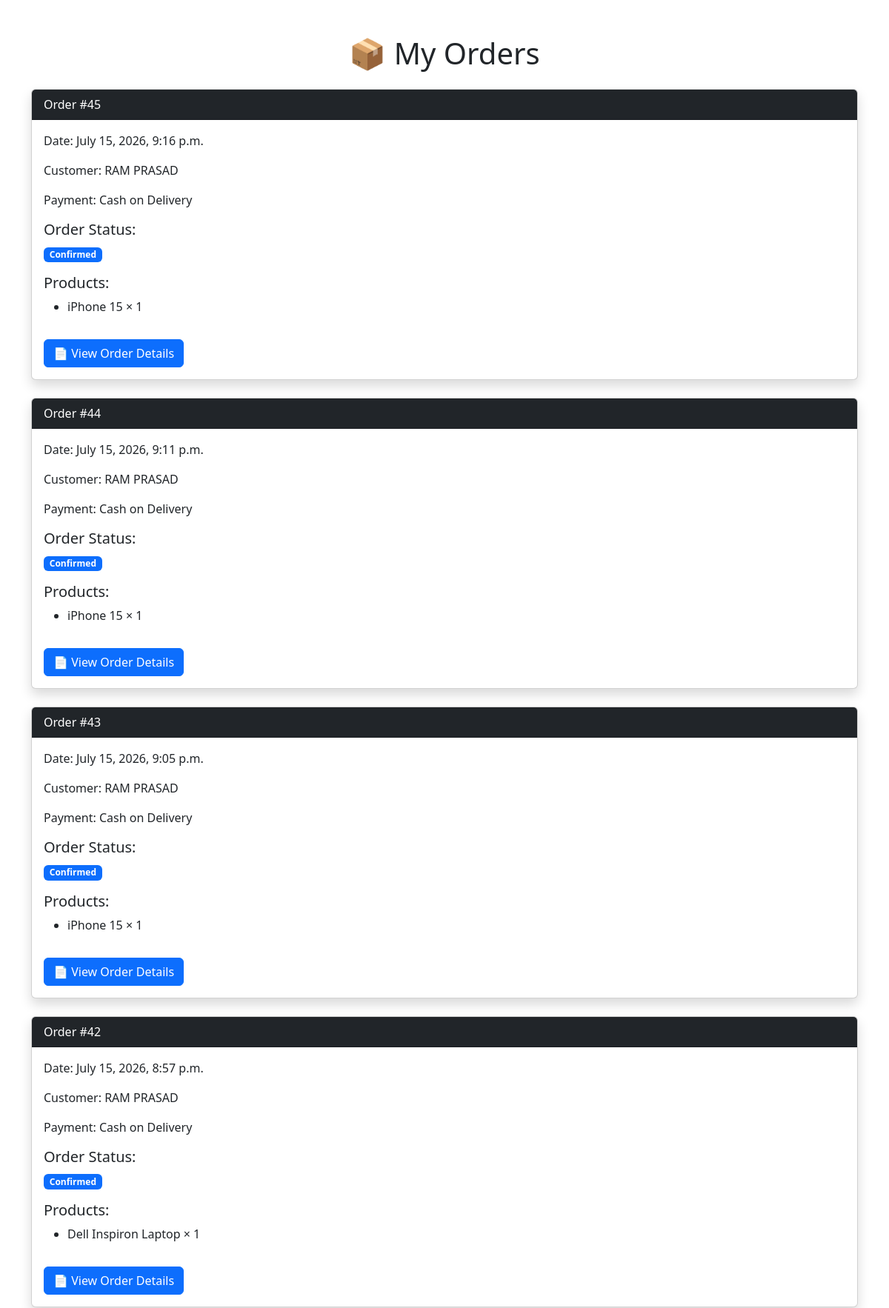
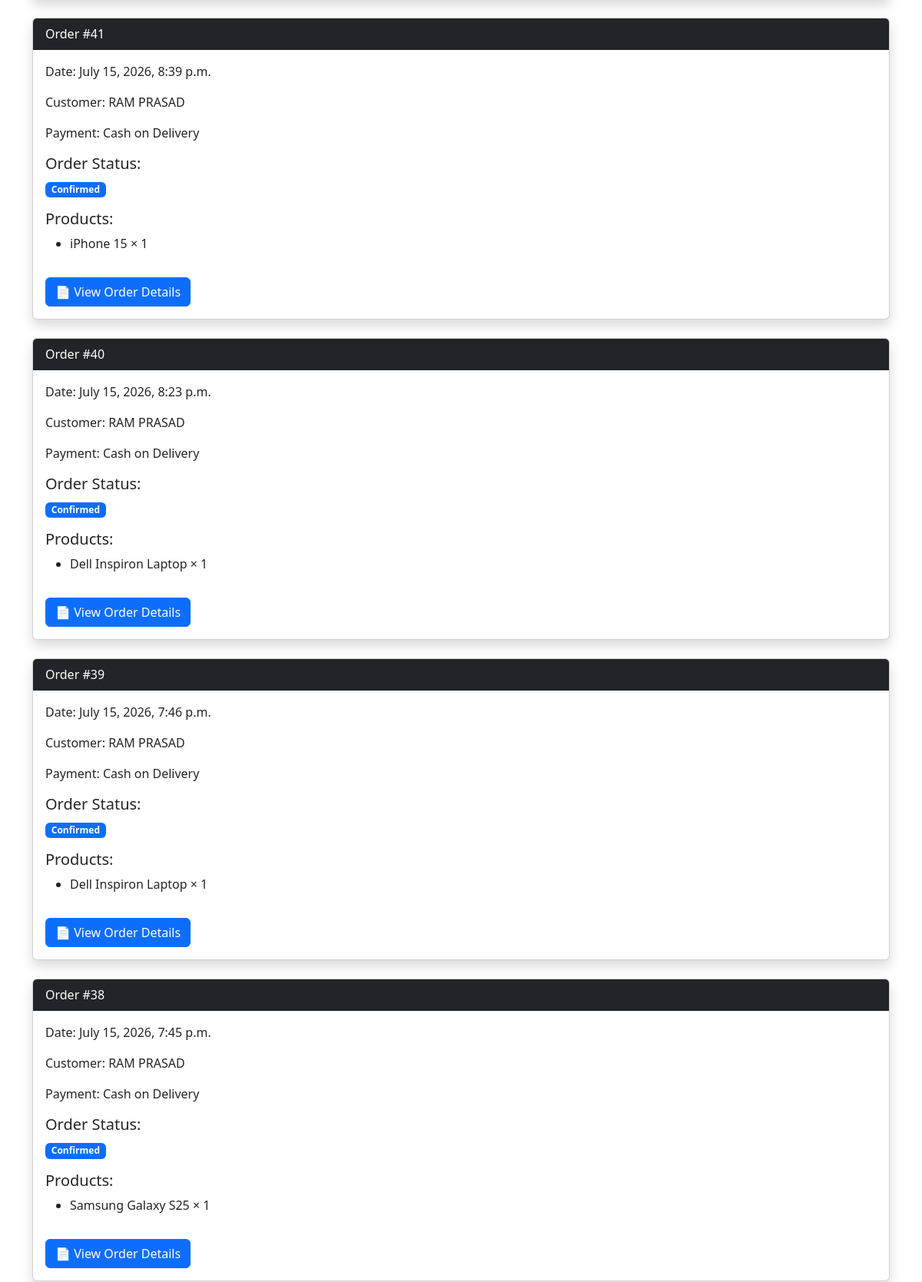
/my-orders/ (signed in, upper part), run on the app's committed database (2 pictures, top to bottom).
### store/models.py (models this page shows, shortened)
class Order(models.Model):
    STATUS_CHOICES = (
        ('Pending', 'Pending'),
        ('Confirmed', 'Confirmed'),
        ('Shipped', 'Shipped'),
        ('Delivered', 'Delivered'),
        ('Cancelled', 'Cancelled'),
    )
    user = models.ForeignKey(
        User,
        on_delete=models.CASCADE
    )
    customer_name = models.CharField(
        max_length=100,
        blank=True,
        null=True,
        default=""
    )
    address = models.TextField(
        blank=True,
        null=True,
        default=""
    )
    phone = models.CharField(
        max_length=15,
        blank=True,
        null=True,
        default=""
    )
    payment_method = models.CharField(
        max_length=50,
        blank=True,
        null=True,
        default=""
    )
    created_at = models.DateTimeField(
        auto_now_add=True
    )
    status = models.CharField(
        max_length=20,
        choices=STATUS_CHOICES,
        default='Pending'
    )
    email = models.EmailField()

class OrderItem(models.Model):
    order = models.ForeignKey(
        Order,
        on_delete=models.CASCADE
    )
    product = models.ForeignKey(
        Product,
        on_delete=models.CASCADE
    )
    quantity = models.PositiveIntegerField()

class Product(models.Model):
    category = models.ForeignKey(
        Category,
        on_delete=models.CASCADE,
        null=True,
        blank=True
    )
    name = models.CharField(
        max_length=100
    )
    description = models.TextField()
    price = models.DecimalField(
        max_digits=10,
        decimal_places=2
    )
    image = models.ImageField(
        upload_to='products/',
        blank=True,
        null=True
    )
    stock = models.PositiveIntegerField(
        default=0
    )
    featured = models.BooleanField(
    default=False
)

### store/views.py (the view)
# urls.py: path("my-orders/", views.my_orders, name="my_orders"),
@login_required
def my_orders(request):
    orders = Order.objects.filter(user=request.user).order_by('-created_at')
    return render(request, 'my_orders.html', {
        'orders': orders
    })

### store/templates/my_orders.html (shortened to what this page needs)
<!DOCTYPE html>
<html>
<head>
<link href="https://cdn.jsdelivr.net/npm/bootstrap@5.3.3/dist/css/bootstrap.min.css" rel="stylesheet">
</head>
<body>
<div class="container mt-5">
<h1 class="text-center mb-4">
📦 My Orders
</h1>
{% if orders %}
{% for order in orders %}
<div class="card shadow mb-4">
<div class="card-header bg-dark text-white">
Order #{{ order.id }}
</div>
<div class="card-body">
<p>
Date:
{{ order.created_at }}
</p>
<p>
Customer:
{{ order.customer_name }}
</p>
<p>
Payment:
{{ order.payment_method }}
</p>
<h5>
Order Status:
</h5>
{% if order.status == "Pending" %}
<span class="badge bg-warning">
Pending
</span>
{% elif order.status == "Confirmed" %}
<span class="badge bg-primary">
Confirmed
</span>
{% elif order.status == "Shipped" %}
<span class="badge bg-info">
Shipped
</span>
{% elif order.status == "Delivered" %}
<span class="badge bg-success">
Delivered
</span>
{% else %}
<span class="badge bg-danger">
Cancelled
</span>
{% endif %}
<h5 class="mt-3">
Products:
</h5>
<ul>
{% for item in order.orderitem_set.all %}
<li>
{{ item.product.name }}
×
{{ item.quantity }}
</li>
{% endfor %}
</ul>
<a href="{% url 'order_detail' order.id %}"
   class="btn btn-primary mt-3">
    📄 View Order Details
</a>
</div>
</div>
{% endfor %}
{% else %}
<h3 class="text-center">
No orders found
</h3>
{% endif %}
</div>
</body>
</html>

### data on the page
Order: id "45", created_at "July 15, 2026, 9:16 p.m.", customer_name "RAM PRASAD", payment_method "Cash on Delivery", status "Confirmed"
OrderItem: product.name "iPhone 15", quantity "1"
Order: id "44", created_at "July 15, 2026, 9:11 p.m.", customer_name "RAM PRASAD", payment_method "Cash on Delivery", status "Confirmed"
OrderItem: product.name "iPhone 15", quantity "1"
Order: id "43", created_at "July 15, 2026, 9:05 p.m.", customer_name "RAM PRASAD", payment_method "Cash on Delivery", status "Confirmed"
OrderItem: product.name "iPhone 15", quantity "1"
Order: id "42", created_at "July 15, 2026, 8:57 p.m.", customer_name "RAM PRASAD", payment_method "Cash on Delivery", status "Confirmed"
OrderItem: product.name "Dell Inspiron Laptop", quantity "1"
Order: id "41", created_at "July 15, 2026, 8:39 p.m.", customer_name "RAM PRASAD", payment_method "Cash on Delivery", status "Confirmed"
OrderItem: product.name "iPhone 15", quantity "1"
Order: id "40", created_at "July 15, 2026, 8:23 p.m.", customer_name "RAM PRASAD", payment_method "Cash on Delivery", status "Confirmed"
OrderItem: product.name "Dell Inspiron Laptop", quantity "1"
Order: id "39", created_at "July 15, 2026, 7:46 p.m.", customer_name "RAM PRASAD", payment_method "Cash on Delivery", status "Confirmed"
OrderItem: product.name "Dell Inspiron Laptop", quantity "1"
Order: id "38", created_at "July 15, 2026, 7:45 p.m.", customer_name "RAM PRASAD", payment_method "Cash on Delivery", status "Confirmed"
OrderItem: product.name "Samsung Galaxy S25", quantity "1"
